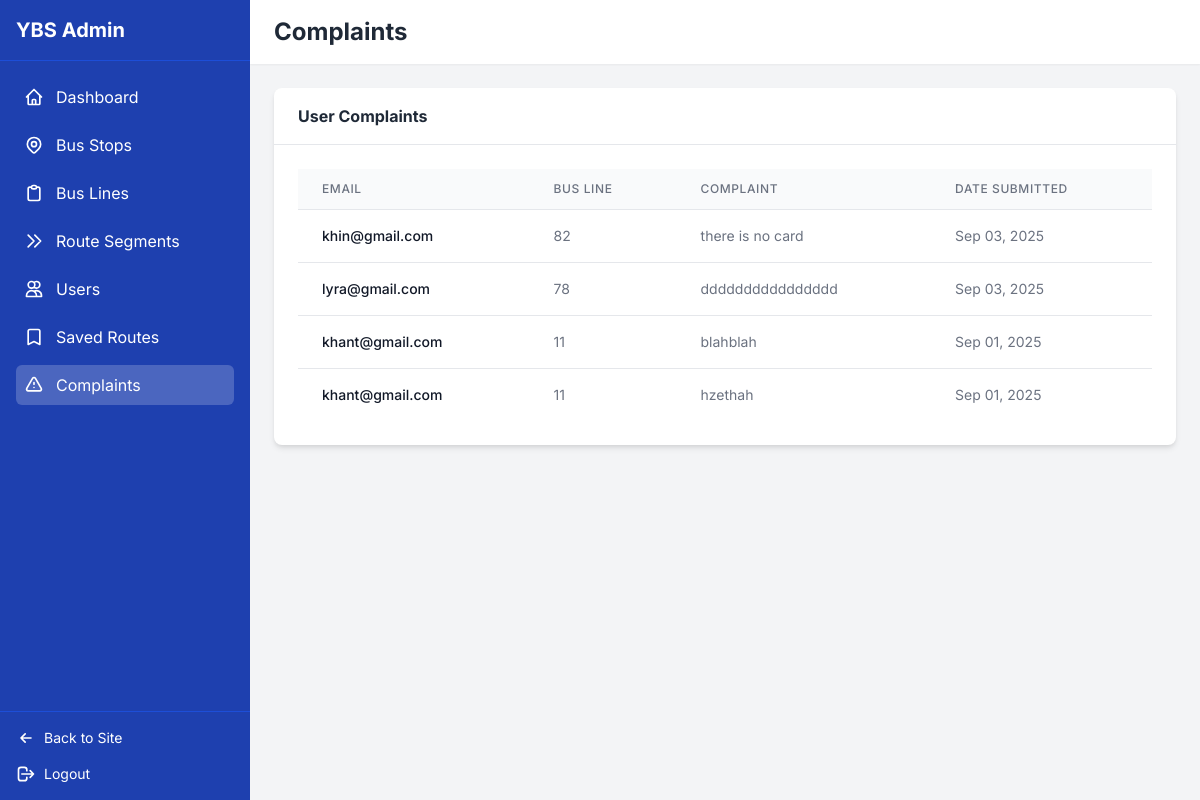
Screenshot of /complaints/ with the database file from the repository.
### bus_routes/models.py (models this page shows, shortened)
class Complaint(models.Model):
    email = models.EmailField(verbose_name="Email")
    bus_line = models.ForeignKey(BusLine, on_delete=models.SET_NULL, null=True, blank=True, verbose_name="Bus Line")
    message = models.TextField(verbose_name="Complaint Message")
    created_at = models.DateTimeField(auto_now_add=True, verbose_name="Date Submitted")
    class Meta:
        verbose_name = "Complaint"
        verbose_name_plural = "Complaints"
        ordering = ['-created_at']

class BusLine(models.Model):
    line_number = models.IntegerField(unique=True, verbose_name="Bus Line Number")
    description = models.TextField(blank=True, verbose_name="Description")
    def __str__(self):
        return str(self.line_number)
    class Meta:
        verbose_name = "Bus Line"
        verbose_name_plural = "Bus Lines"

### bus_routes/views.py (the view)
# urls.py: path('complaints/', views.complaints_view, name='admin_complaints'),
def complaints_view(request):
    complaints = Complaint.objects.all().order_by('-created_at')
    context = {
        'complaints': complaints,
        'active_tab': 'complaints'
    }
    return render(request, 'admin_complaints.html', context)

### templates/admin_complaints.html
{% extends "admin_dashboard.html" %}
{% block header_title %}Complaints{% endblock %}
{% block content %}
<div class="card bg-white overflow-hidden">
    <div class="px-6 py-4 border-b border-gray-200">
        <h2 class="font-bold text-gray-800">User Complaints</h2>
    </div>
    <div class="p-6">
        <div class="overflow-x-auto">
            <table class="min-w-full divide-y divide-gray-200">
                <thead class="bg-gray-50">
                    <tr>
                        <th scope="col" class="px-6 py-3 text-left text-xs font-medium text-gray-500 uppercase tracking-wider">Email</th>
                        <th scope="col" class="px-6 py-3 text-left text-xs font-medium text-gray-500 uppercase tracking-wider">Bus Line</th>
                        <th scope="col" class="px-6 py-3 text-left text-xs font-medium text-gray-500 uppercase tracking-wider">Complaint</th>
                        <th scope="col" class="px-6 py-3 text-left text-xs font-medium text-gray-500 uppercase tracking-wider">Date Submitted</th>
                    </tr>
                </thead>
                <tbody class="bg-white divide-y divide-gray-200">
                    {% for complaint in complaints %}
                    <tr>
                        <td class="px-6 py-4 whitespace-nowrap text-sm font-medium text-gray-900">{{ complaint.email }}</td>
                        <td class="px-6 py-4 whitespace-nowrap text-sm text-gray-500">{{ complaint.bus_line }}</td>
                        <td class="px-6 py-4 text-sm text-gray-500 whitespace-pre-wrap max-w-lg">{{ complaint.message }}</td>
                        <td class="px-6 py-4 whitespace-nowrap text-sm text-gray-500">{{ complaint.created_at|date:"M d, Y" }}</td>
                    </tr>
                    {% empty %}
                    <tr>
                        <td colspan="5" class="px-6 py-4 whitespace-nowrap text-sm text-gray-500 text-center">No new complaints.</td>
                    </tr>
                    {% endfor %}
                </tbody>
            </table>
        </div>
    </div>
</div>
{% endblock %}

### templates/admin_dashboard.html (style rules this page uses)
body { font-family: 'Inter', sans-serif; background-color: #f3f4f6; }
.card { transition: all 0.3s ease; border-radius: 0.5rem; overflow: hidden; box-shadow: 0 4px 6px -1px rgba(0, 0, 0, 0.1), 0 2px 4px -1px rgba(0, 0, 0, 0.06); }

### rows the page displays
Complaint: email "khin@gmail.com", bus_line "82", message "there is no card", created_at "Sep 03, 2025"
Complaint: email "lyra@gmail.com", bus_line "78", message "dddddddddddddddd", created_at "Sep 03, 2025"
Complaint: email "khant@gmail.com", bus_line "11", message "blahblah", created_at "Sep 01, 2025"
Complaint: email "khant@gmail.com", bus_line "11", message "hzethah", created_at "Sep 01, 2025"
